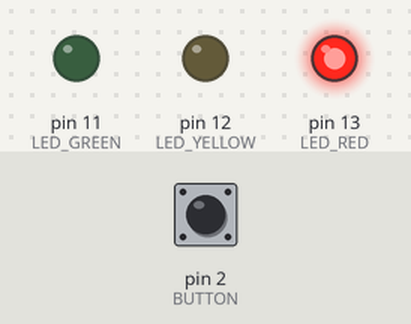
The sketch below on a simulated Arduino Uno, built with avr-gcc and run on an emulated ATmega328P. On the bench: output pins drawn as LEDs (lit = HIGH). The test bench sets the inputs (shaded band); at power-on: pin 2 (BUTTON) LOW.

Above: at 1.2 s.
1.3 s: pin 2 (BUTTON) pulled HIGH for 3.2 s
At 3.7 s:
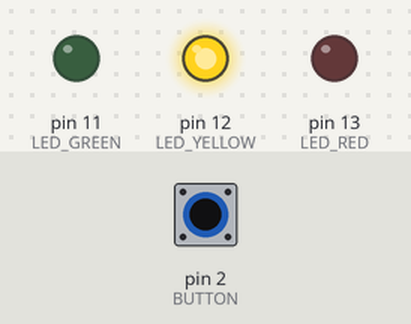
At 4.8 s:
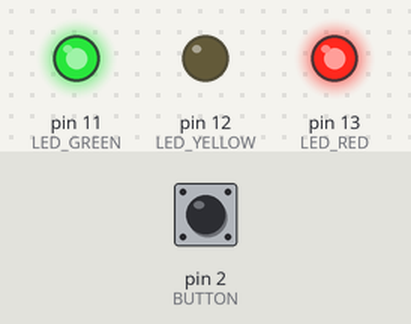
Timing chart, 0 to 27.0 s (numbered marks = the images above; inputs shaded):
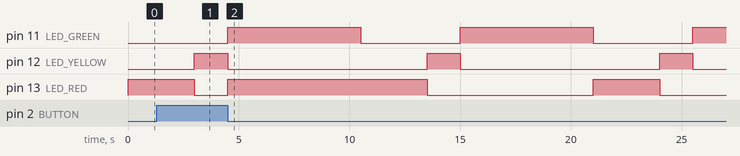

Measured:
- by itself, pin 11 (LED_GREEN): alternates HIGH for 6.0 s and LOW for 4.5 s
- by itself, pin 12 (LED_YELLOW): alternates HIGH for 1.5 s and LOW for 9.0 s

The sketch:

code.ino
```cpp
#define LED_RED     13
#define LED_YELLOW  12
#define LED_GREEN   11

#define t1 3000
#define t2 1500
#define t3 6000

#define BUTTON 2

void setup() {
pinMode(LED_RED   ,OUTPUT);
pinMode(LED_YELLOW,OUTPUT);
pinMode(LED_GREEN ,OUTPUT);
attachInterrupt(digitalPinToInterrupt(BUTTON), PARADA, CHANGE);
}

void loop() {

    digitalWrite(LED_GREEN,0);
    digitalWrite(LED_RED,1);
    delay(t1);
    digitalWrite(LED_RED,0);
    digitalWrite(LED_YELLOW,1);
    delay(t2);
    digitalWrite(LED_GREEN,1);
    digitalWrite(LED_YELLOW,0);
    delay(t3);

}
void PARADA(){
  digitalWrite(LED_RED,1);
  digitalWrite(LED_GREEN,0);
  digitalWrite(LED_YELLOW,0);
}
```
